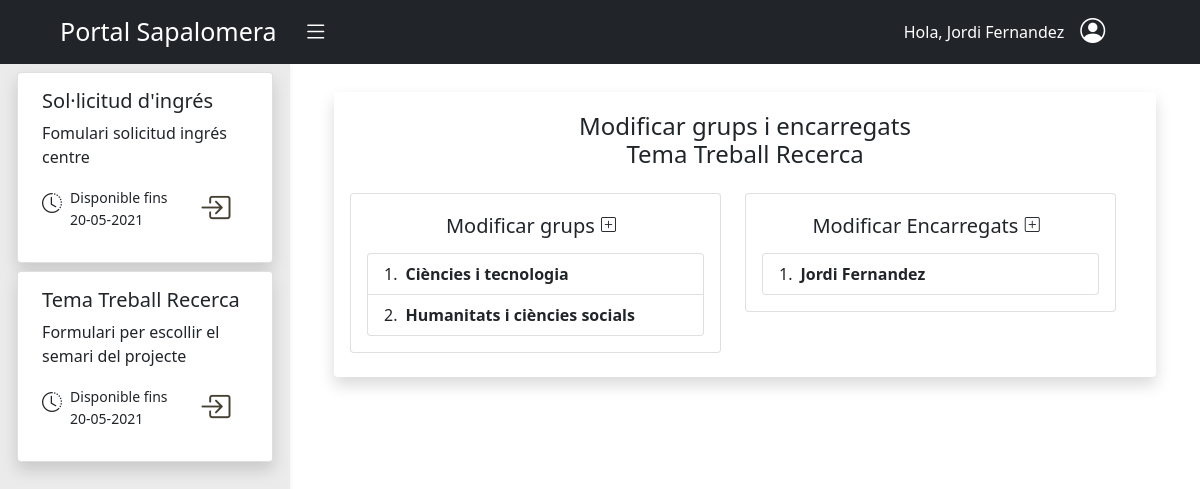
Before: /aplicacions/gestio_grups_encarregats/llistat_grups_encarregats/1/ (signed in) with the older database file.
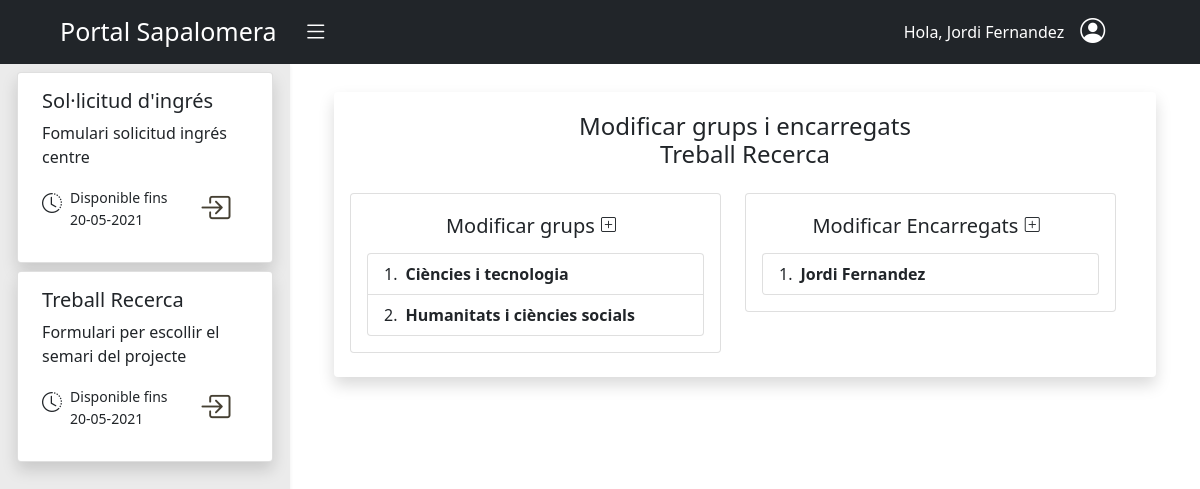
After: the same page with the newer database file.
### aplicacions/models.py (models this page shows, shortened)
class Aplicacio(models.Model):
    nom = models.CharField(max_length=30)
    descripcio = models.CharField(max_length=200)
    data_limit_inici = models.DateField()
    data_limit_fi = models.DateField()
    url_acces = models.CharField(max_length=60,blank=True)
    url_backend = models.CharField(max_length=60,blank=True)
    llista_grups = models.ManyToManyField(Group,blank=True)
    llista_encarregats = models.ManyToManyField(User,limit_choices_to={"rol__id_rol":1},blank=True)
    objects = models.Manager()
    llistatAplicacions= LListaAplicacions()
    class Meta:
        verbose_name_plural = 'Aplicacions'

### aplicacions/views.py (the view)
# urls.py: path('gestio_grups_encarregats/llistat_grups_encarregats/<int:pk>/', AplicacioLlistatGrupsEncarregats, name='llistar-grups-encarregats'),
def AplicacioLlistatGrupsEncarregats(request,pk):
    aplicacions =  Aplicacio.llistatAplicacions.per_usuari(request.user)
    aplicacio =  Aplicacio.objects.filter(pk=pk)
    return render(request, 'aplicacions/gestio_grups_encarregats/aplicacio_grups_encarregats.html', {'llista_aplicacions': aplicacions,"aplicacio":aplicacio})

### aplicacions/modelManagers.py (called while the page is built)
    def per_usuari(self, user):
        today = date.today()
        if user.is_staff:
            return self.get_queryset().all()
        if user.rol.id_rol == 1:
            return self.get_queryset().filter(llista_encarregats__exact=user)
        else:
            return self.get_queryset().filter(llista_grups__in=user.groups.all()).filter(data_limit_fi__gte=today,data_limit_inici__lte=today).distinct()

### aplicacions/templates/aplicacions/gestio_grups_encarregats/aplicacio_grups_encarregats.html (shortened to what this page needs)
{% extends "aplicacions/llistar_aplicacions.html" %}
{% load static %}
{% block aplicacio %}
<div class="container">
  <div class="row p-1  align-items-center shadow rounded mt-2 pb-4">
    <h4 class="p-3 text-center">Modificar grups i encarregats <br> {{aplicacio.0.nom}} </h4>
    <div class="row">
      <div class="col-xxl-6 col-md-6">
        <div class="card text-center">
          <div class="card-body">
            <h5>Modificar grups
              <button onclick="obrir_modal_modificar_grups_aplicacio('{% url 'aplicacions:modificar-grups-aplicacio' aplicacio.0.id %}')"
                      class="btn shadow-none p-0 pb-2 pe-2">
                      <i  class="bi bi-plus-square align-middle" style="font-size:15px;"></i>
              </button>
            </h5>
            <ol class="list-group list-group-numbered">
              {% for grup in aplicacio.0.llista_grups.all %}
              <li class="list-group-item d-flex justify-content-between align-items-start">
                <div class="ms-2 me-auto">
                  <div class="fw-bold">{{grup}}</div>
                </div>
              </li>
              {% endfor %}
            </ol>
          </div>
        </div>
      </div>
      <div class="col-xxl-6 col-sm-6">
        <div class="card text-center">
          <div class="card-body">
            <h5>Modificar Encarregats
              <button onclick="obrir_modal_modificar_encarregats_aplicacio('{% url 'aplicacions:modificar-encarregats-aplicacio' aplicacio.0.id %}')"
                      class="btn shadow-none p-0 pb-2 pe-2">
                      <i  class="bi bi-plus-square align-middle" style="font-size:15px;"></i>
              </button>
            </h5>
            <ol class="list-group list-group-numbered">
              {% for encarregat in aplicacio.0.llista_encarregats.all %}
                {% if encarregat %}
                <li class="list-group-item d-flex justify-content-between align-items-start">
                  <div class="ms-2 me-auto">
                    <div class="fw-bold">{{encarregat.get_full_name}}</div>
                  </div>
                </li>
                {% endif %}
              {% endfor %}
            </ol>
          </div>
        </div>
      </div>
    </div>
  </div>
</div>
{% endblock %}

### aplicacions/templates/aplicacions/llistar_aplicacions.html (shortened to what this page needs)
{% extends "base.html" %} {% block content %}
<div id="wrapper">
    <div class="container-fluid">
        <div id="sidebar-wrapper" class="color-sidebar shadow-sm" style="height:99vh">
            <ul class="sidebar-nav ">
                <div class="row d-flex justify-content-center">
                    <div class="col-11">
                        {% if llista_aplicacions %} {% for aplicacio in llista_aplicacions %}
                        <div class="card mx-1 mt-2 shadow  rounded-2">
                            <div class="card-body  ms-2">
                                <h5 class="card-title ">{{ aplicacio.nom }}</h5>
                                <p class="card-text">{{ aplicacio.descripcio }}</p>
                                <div class="row">
                                    <div class="col-1  me-1 mt-1 ">
                                        <i class="bi bi-clock-history fa-9x" style="font-size: 20px;"></i>
                                    </div>
                                    <div class="col-md-auto">
                                        <small>
                                            Disponible fins
                                            <p>{{ aplicacio.data_limit_fi | date:'d-m-Y' }}</p>
                                        </small>
                                    </div>
                                    <div role="button" class="col-1 ms-2">
                                        <a {% if aplicacio.url_acces  %} href="{% url aplicacio.url_acces %}" {% endif %}><i class="icones-color bi bi-box-arrow-in-right" style="font-size: 31px;"></i></a>
                                    </div>
                                </div>
                            </div>
                        </div>
                        {% endfor %}
                        {% endif %}
                    </div>
                </div>
            </ul>
        </div>
        <div id="page-content-wrapper" class="overflow-auto" style="height:85vh">
            <div class="container-fluid">
                {% block aplicacio %}
                {% endblock %}
            </div>
        </div>
    </div>
</div>
{% endblock content %}

Changed rows visible on the page:
changed Aplicacio "Formulari per escollir el semari del projecte": nom "Tema Treball Recerca" → "Treball Recerca"
